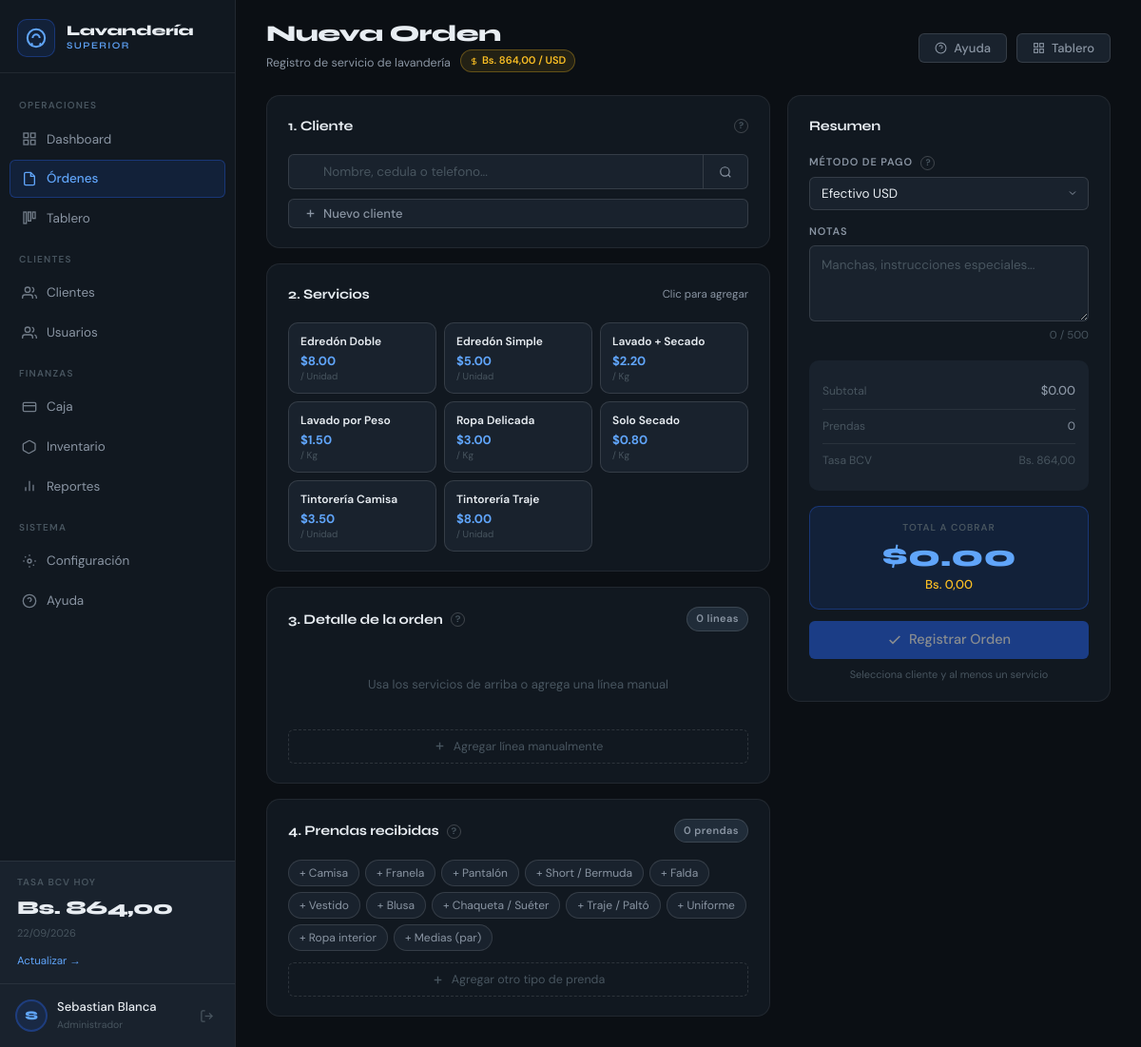
/ordenes.php (signed in), run on the app's committed database.
### tables this page shows
CREATE TABLE `tasas_cambio` (
  `id` int(10) unsigned NOT NULL AUTO_INCREMENT,
  `fecha` date NOT NULL,
  `tasa_bcv` decimal(12,4) NOT NULL COMMENT 'Tasa Banco Central de Venezuela',
  `tasa_paralelo` decimal(12,4) DEFAULT NULL COMMENT 'Tasa referencial paralela (opcional)',
  `registrado_por` varchar(80) DEFAULT NULL,
  `created_at` timestamp NOT NULL DEFAULT current_timestamp(),
  PRIMARY KEY (`id`),
  UNIQUE KEY `fecha` (`fecha`),
  KEY `idx_fecha` (`fecha`)
);

CREATE TABLE `servicios` (
  `id` int(10) unsigned NOT NULL AUTO_INCREMENT,
  `nombre` varchar(100) NOT NULL,
  `descripcion` text DEFAULT NULL,
  `unidad_medida` enum('Kg','Unidad','Par','Pieza') NOT NULL DEFAULT 'Kg',
  `precio_usd` decimal(10,4) NOT NULL,
  `tiempo_estimado_horas` decimal(5,1) NOT NULL DEFAULT 4.0,
  `activo` tinyint(1) DEFAULT 1,
  PRIMARY KEY (`id`),
  KEY `idx_activo` (`activo`)
);

CREATE TABLE `tipos_prenda` (
  `id` int(10) unsigned NOT NULL AUTO_INCREMENT,
  `nombre` varchar(60) NOT NULL,
  `activo` tinyint(1) NOT NULL DEFAULT 1,
  `orden` int(11) NOT NULL DEFAULT 0,
  PRIMARY KEY (`id`),
  UNIQUE KEY `nombre` (`nombre`)
);

### ordenes.php (the view, shortened to what the rows shown need)
<?php
require_once __DIR__ . '/config/init.php';
$tasa      = obtenerTasaHoy();
$servicios = getDB()->query("SELECT * FROM servicios WHERE activo=1 ORDER BY nombre")->fetchAll();
$tiposPrenda = listarTiposPrenda();
?>
<!DOCTYPE html>
<html lang="es">
<head>
  <link rel="stylesheet" href="assets/css/main.css">
</head>
<body>
<div class="layout">
  <?php partial('sidebar'); ?>
  <main class="main-content">
    <div class="topbar">
      <div>
        <h1 class="page-title">Nueva Orden</h1>
        <div style="display:flex;align-items:center;gap:10px;margin-top:4px;">
          <p class="page-sub">Registro de servicio de lavandería</p>
          <span style="display:inline-flex;align-items:center;gap:4px;font-size:11px;font-weight:600;padding:2px 9px;border-radius:20px;background:var(--amber-bg);color:var(--amber);border:1px solid var(--amber-border);">
            <svg width="9" height="9" viewBox="0 0 24 24" fill="none" stroke="currentColor" stroke-width="2.5"><path d="M12 2v20M17 5H9.5a3.5 3.5 0 0 0 0 7h5a3.5 3.5 0 0 1 0 7H6"/></svg>
            Bs. <?= number_format((float)$tasa['tasa_bcv'],2,',','.') ?> / USD
          </span>
        </div>
      </div>
    </div>
    <div class="content-area">
      <div class="orden-layout">
        <div style="display:flex;flex-direction:column;gap:16px;">
          <div class="card">
            <div class="card-header">
              <h2 class="card-title">1. Cliente</h2>
            </div>
          </div>
          <div class="card">
            <div class="card-header">
              <h2 class="card-title">2. Servicios</h2>
            </div>
            <div class="chips-grid">
              <?php foreach($servicios as $s): ?>
              <button class="svc-chip" id="chip-<?= $s['id'] ?>" data-tip="<?= h($s['nombre']) ?> · tiempo estimado <?= (float)$s['tiempo_estimado_horas'] ?> h"
                      onclick="agregarDesdeChip(<?= (int)$s['id'] ?>,<?= h(json_encode($s['nombre'])) ?>,<?= (float)$s['precio_usd'] ?>,<?= h(json_encode($s['unidad_medida'])) ?>)">
                <span class="svc-chip-nom"><?= h($s['nombre']) ?></span>
                <span class="svc-chip-prec">$<?= number_format((float)$s['precio_usd'],2) ?></span>
                <span class="svc-chip-unit">/ <?= $s['unidad_medida'] ?></span>
              </button>
              <?php endforeach; ?>
            </div>
          </div>
          <div class="card">
            <div class="card-header">
              <h2 class="card-title">3. Detalle de la orden <span class="help-dot" tabindex="0" data-tip="Ajusta la cantidad (Kg o unidades) y, si hace falta, el precio de cada servicio.">?</span></h2>
            </div>
          </div>
          <div class="card">
            <div class="card-header">
              <h2 class="card-title">4. Prendas recibidas
                <span class="help-dot" tabindex="0" data-tip="Registra qué prendas entrega el cliente y cuántas. Aparecen en el ticket y sirven para verificar la entrega.">?</span>
              </h2>
            </div>
            <div class="prenda-chips">
              <?php foreach (array_slice($tiposPrenda, 0, 12) as $tp): ?>
              <button type="button" class="prenda-chip" data-id="<?= (int)$tp['id'] ?>" data-nombre="<?= h($tp['nombre']) ?>" data-tip="Agregar 1 <?= h($tp['nombre']) ?> (clic de nuevo para sumar)"
                      onclick="sumarPrenda(<?= (int)$tp['id'] ?>)">+ <?= h($tp['nombre']) ?></button>
              <?php endforeach; ?>
            </div>
          </div>
        </div>
        <div style="position:sticky;top:24px;display:flex;flex-direction:column;gap:14px;">
          <div class="card">
            <div class="card-header"><h2 class="card-title">Resumen</h2></div>
            <div style="background:var(--bg-surface2);border-radius:var(--radius-md);padding:14px;margin-bottom:16px;">
              <div class="total-row">
                <span style="font-size:12px;color:var(--text-hint)">Tasa BCV</span>
                <span style="font-size:12px;color:var(--text-hint)">Bs. <?= number_format((float)$tasa['tasa_bcv'],2,',','.') ?></span>
              </div>
            </div>
          </div>
        </div>
      </div>
    </div>
  </main>
</div>
</body>
</html>

### partials/sidebar.php (shortened to what the rows shown need)
<?php
$tasa         = obtenerTasaHoy();
?>
<aside class="sidebar" data-uid="<?= (int) ($_SESSION['usuario_id'] ?? 0) ?>">
  <div class="sidebar__tasa">
    <p class="tasa-label">Tasa BCV hoy</p>
    <p class="tasa-valor">Bs. <?= number_format($tasa['tasa_bcv'], 2, ',', '.') ?></p>
    <p class="tasa-fecha"><?= date('d/m/Y', strtotime($tasa['fecha'])) ?></p>
    <?php if (puedeAcceder('configuracion') && rolActual() === 'admin'): ?>
    <a href="configuracion.php?tab=tasa" class="tasa-edit" data-tip="Registrar la tasa oficial del BCV de hoy">Actualizar →</a>
    <?php endif; ?>
  </div>
</aside>

### data on the page
tasas_cambio: tasa_bcv "864,00", fecha "22/09/2026"
servicios: nombre "Edredón Doble", precio_usd "8.00", unidad_medida "Unidad"
servicios: nombre "Edredón Simple", precio_usd "5.00", unidad_medida "Unidad"
servicios: nombre "Lavado + Secado", precio_usd "2.20", unidad_medida "Kg"
servicios: nombre "Lavado por Peso", precio_usd "1.50", unidad_medida "Kg"
servicios: nombre "Ropa Delicada", precio_usd "3.00", unidad_medida "Kg"
servicios: nombre "Solo Secado", precio_usd "0.80", unidad_medida "Kg"
servicios: nombre "Tintorería Camisa", precio_usd "3.50", unidad_medida "Unidad"
servicios: nombre "Tintorería Traje", precio_usd "8.00", unidad_medida "Unidad"
tipos_prenda: nombre "Camisa"
tipos_prenda: nombre "Franela"
tipos_prenda: nombre "Pantalón"
tipos_prenda: nombre "Short / Bermuda"
tipos_prenda: nombre "Falda"
tipos_prenda: nombre "Vestido"
tipos_prenda: nombre "Blusa"
tipos_prenda: nombre "Chaqueta / Suéter"
tipos_prenda: nombre "Traje / Paltó"
tipos_prenda: nombre "Uniforme"
tipos_prenda: nombre "Ropa interior"
tipos_prenda: nombre "Medias (par)"

### other printed values
$seccion "OPERACIONES"
$label "Dashboard"
$label "Órdenes"
$label "Tablero"
$seccion "CLIENTES"
$label "Clientes"
$label "Usuarios"
$seccion "FINANZAS"
$label "Caja"
$label "Inventario"
$label "Reportes"
$seccion "SISTEMA"
$label "Configuración"
$label "Ayuda"
$inicial "S"
